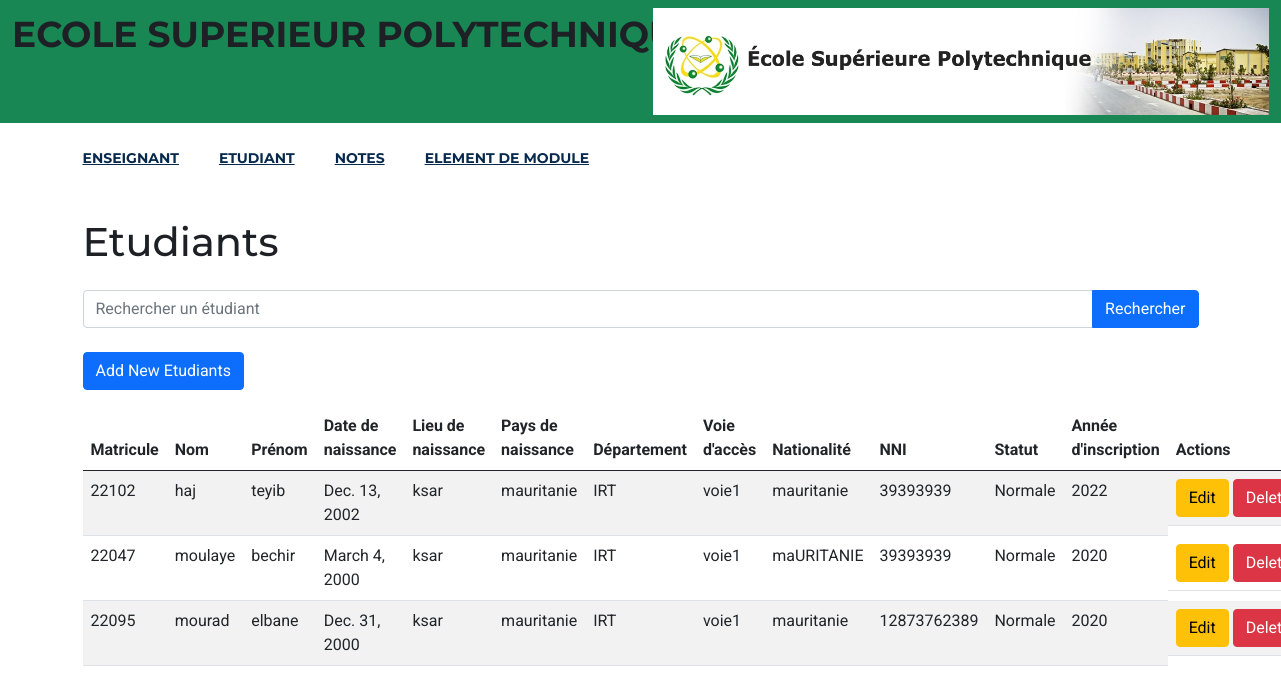
Page /viewEtudiant/ on the committed database.
### teamd/models/models2.py (models this page shows)
class Etudiant(models.Model):
    nom = models.CharField(max_length=50)
    prenom = models.CharField(max_length=50)
    date_naissance = models.DateField()
    lieu_naissance = models.CharField(max_length=50)
    pays_naissance = models.CharField(max_length=50)
    departement = models.CharField(max_length=50)
    voie_acces = models.CharField(max_length=10)
    matricule = models.CharField(max_length=50)
    nationalite = models.CharField(max_length=50)
    nni = models.CharField(max_length=50)
    statut = models.CharField(max_length=50)
    annee_inscription = models.IntegerField()

### teamd/views.py (the view)
# urls.py: path('viewEtudiant/', views.viewE,name='viewEtudiant'),
def viewE(request):
    search = request.GET.get('search', '')
    etudiants = Etudiant.objects.filter(nom__icontains=search)
    return render(request, 'viewEtudiant.html', {'etudiants': etudiants})

### templates/viewEtudiant.html (shortened to what this page needs)
{% load static %}
<!DOCTYPE html>
<html lang="en">
<head>
  <link href="https://cdn.jsdelivr.net/npm/bootstrap@5.1.0/dist/css/bootstrap.min.css" rel="stylesheet">
    <link rel="stylesheet" href="{% static 'css/slick.css' %}">
    <link rel="stylesheet" href="{% static 'css/animate.css' %}">
    <link rel="stylesheet" href="{% static 'css/nice-select.css' %}">
    <link rel="stylesheet" href="{% static 'css/jquery.nice-number.min.css' %}">
    <link rel="stylesheet" href="{% static 'css/magnific-popup.css' %}">
    <link rel="stylesheet" href="{% static 'css/bootstrap.min.css' %}">
    <link rel="stylesheet" href="static/css/font-awesome.min.css">
    <link rel="stylesheet" href="{% static 'css/default.css' %}">
    <link rel="stylesheet" href="{% static 'css/style.css' %}">
    <link rel="stylesheet" href="{% static 'css/responsive.css' %}">
</head>
<body>
  <header id="header-part">
    <nav class="navbar navbar-expand-lg bg-success">
        <div class="container-fluid">
          <div class="row">
            <div class="col-lg-6">
              <a class="navbar-brand" href="#"> <H2>ECOLE SUPERIEUR POLYTECHNIQUE</H2></a>
            </div>
            <div class="col-lg-6 text-right">
              <img src="{% static 'images/logo_0.jpg' %}" alt="image" class="img-fluid w-100">
            </div>
          </div>
        </div>
      </nav>
    <div class="navigation">
        <div class="container">
            <div class="row">
                <div class="col-lg-10 col-md-10 col-sm-9 col-8">
                    <nav class="navbar navbar-expand-lg">
                        <div class="collapse navbar-collapse sub-menu-bar" id="navbarSupportedContent">
                            <ul class="navbar-nav mr-auto">
                                <li class="nav-item">
                                    <a href="{% url 'enseignants' %}">enseignant</a>
                                </li>
                                <li class="nav-item">
                                    <a href="{% url 'viewEtudiant' %}">etudiant</a>
                                </li>
                                <li class="nav-item">
                                    <a href="{% url 'viewNote' %}">notes</a>
                                </li>
                                <li class="nav-item">
                                    <a href="{% url 'module_list' %}">element de module</a>
                                </li>
                            </ul>
                        </div>
                    </nav>
                </div>
            </div>
        </div>
    </div>
</header>
  <div class="container">
    <h1 class="my-4">Etudiants</h1>
    <form method="GET" action="" class="mb-4">
        <div class="input-group">
            <input type="text" name="search" placeholder="Rechercher un étudiant " class="form-control">
            <button type="submit" class="btn btn-primary">Rechercher</button>
        </div>
    </form>
    <a href="{% url 'insertEtudiant' %}" class="btn btn-primary mb-3">Add New Etudiants</a>
    <table class="table table-striped">
      <thead>
        <tr>
          <th scope="col">Matricule</th>
          <th scope="col">Nom</th>
          <th scope="col">Prénom</th>
          <th scope="col">Date de naissance</th>
          <th scope="col">Lieu de naissance</th>
          <th scope="col">Pays de naissance</th>
          <th scope="col">Département</th>
          <th scope="col">Voie d'accès</th>
          <th scope="col">Nationalité</th>
          <th scope="col">NNI</th>
          <th scope="col">Statut</th>
          <th scope="col">Année d'inscription</th>
          <th scope="col">Actions</th>
        </tr>
      </thead>
      <tbody>
        {% for enseignant in etudiants  %}
        <tr>
          <td>{{ enseignant.matricule }}</td>
          <td>{{ enseignant.nom }}</td>
          <td>{{ enseignant.prenom }}</td>
          <td>{{ enseignant.date_naissance }}</td>
          <td>{{ enseignant.lieu_naissance }}</td>
          <td>{{ enseignant.pays_naissance }}</td>
          <td>{{ enseignant.departement }}</td>
          <td>{{ enseignant.voie_acces }}</td>
          <td>{{ enseignant.nationalite }}</td>
          <td>{{ enseignant.nni }}</td>
          <td>{{ enseignant.statut }}</td>
          <td>{{ enseignant.annee_inscription }}</td>
          <td style="display: flex;">
            <a href="/editEtudiant/{{ enseignant.id }}" class="btn btn-warning">Edit</a>&nbsp;
            <a href="/deleteEtudiant/{{ enseignant.id }}"
              onclick="return confirm('Are you sure you want to delete this etudiants?')" class="btn btn-danger">Delete</a>
          </td>
        </tr>
        {% endfor %}
      </tbody>
    </table>
  </div>
</body>
</html>

### static/css/style.css (style rules this page uses)
body { font-family: 'Roboto', sans-serif; font-weight: 400; font-style: normal; -webkit-font-smoothing: antialiased; -moz-osx-font-smoothing: grayscale; }
img { max-width: 100%; }
i, span, a { display: inline-block; }
h1, h2, h3, h4, h5, h6 { font-family: 'Montserrat', sans-serif; font-weight: 700; color: #1d2025; margin: 0px; }
h1 { font-weight: 500; }
h2 { font-size: 36px; }
ul,ol { margin: 0px; padding: 0px; list-style-type: none; }
.navigation .navbar { padding: 0; }
.navigation .navbar .navbar-nav li { margin-right: 40px; position: relative; }
.navigation .navbar .navbar-nav li:last-child { margin-right: 0; }
.navigation .navbar .navbar-nav li a { font-size: 14px; font-family: 'Montserrat', sans-serif; font-weight: 700; color: #07294d; text-transform: uppercase; -webkit-transition: all 0.4s linear; transition: all 0.4s linear; padding: 25px 0; }

### rows in the picture
Etudiant: matricule "22102", nom "haj", prenom "teyib", date_naissance "Dec. 13, 2002", lieu_naissance "ksar", pays_naissance "mauritanie", departement "IRT", voie_acces "voie1", nationalite "mauritanie", nni "39393939", statut "Normale", annee_inscription "2022"
Etudiant: matricule "22047", nom "moulaye", prenom "bechir", date_naissance "March 4, 2000", lieu_naissance "ksar", pays_naissance "mauritanie", departement "IRT", voie_acces "voie1", nationalite "maURITANIE", nni "39393939", statut "Normale", annee_inscription "2020"
Etudiant: matricule "22095", nom "mourad", prenom "elbane", date_naissance "Dec. 31, 2000", lieu_naissance "ksar", pays_naissance "mauritanie", departement "IRT", voie_acces "voie1", nationalite "mauritanie", nni "12873762389", statut "Normale", annee_inscription "2020"
